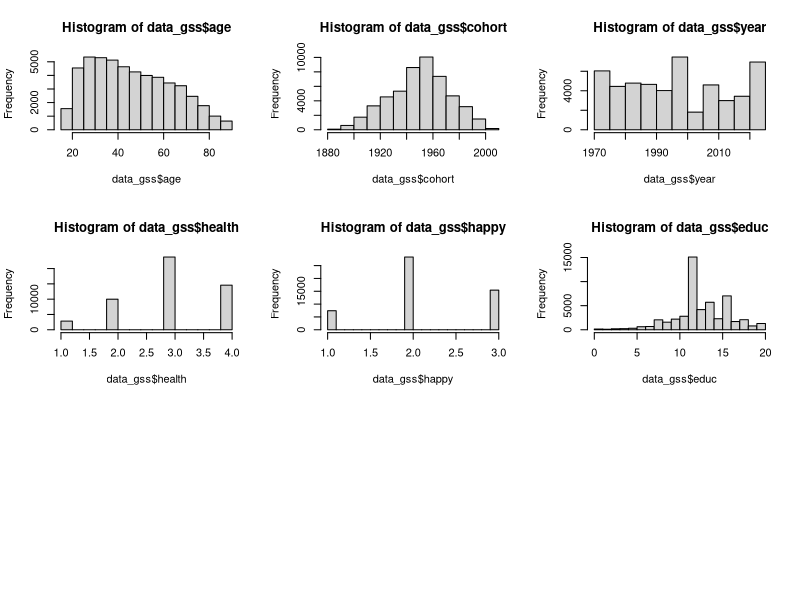
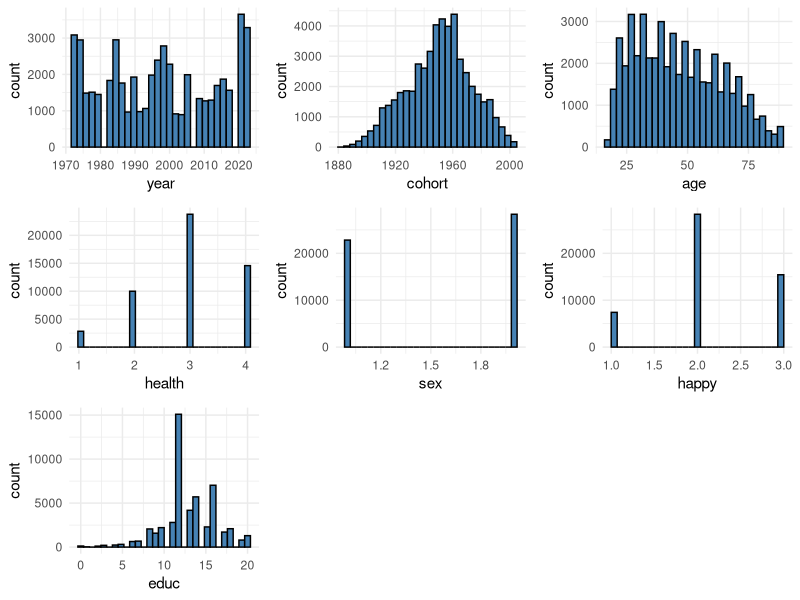
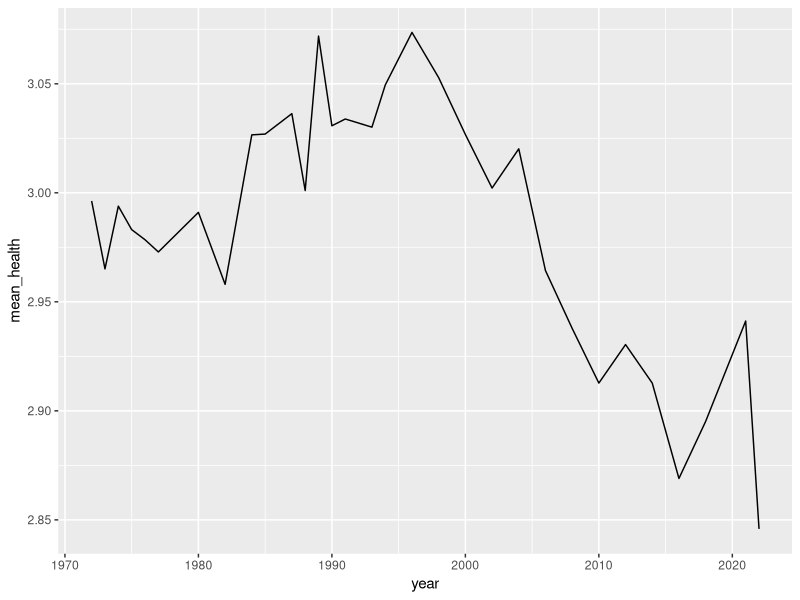
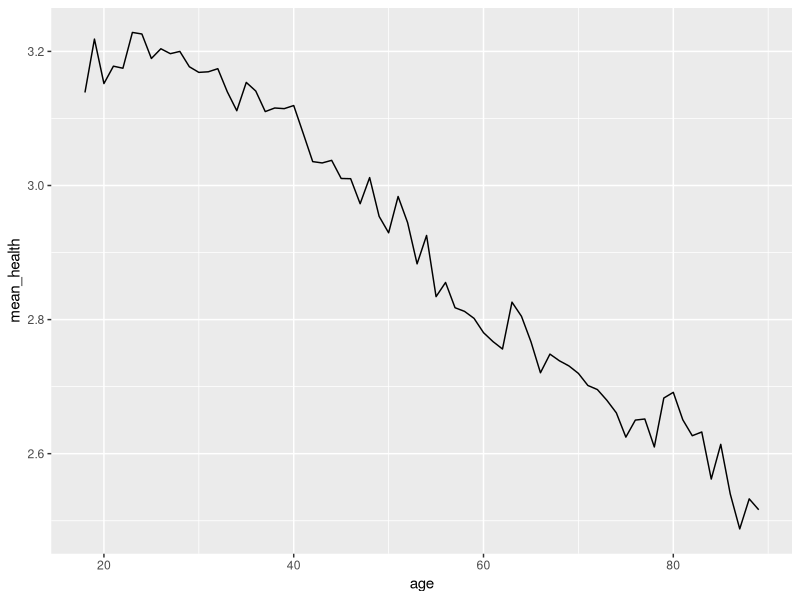
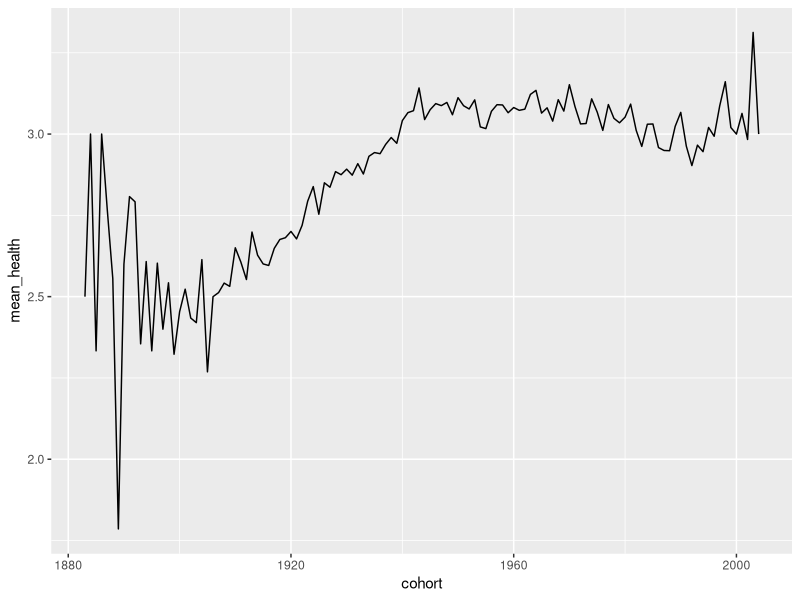
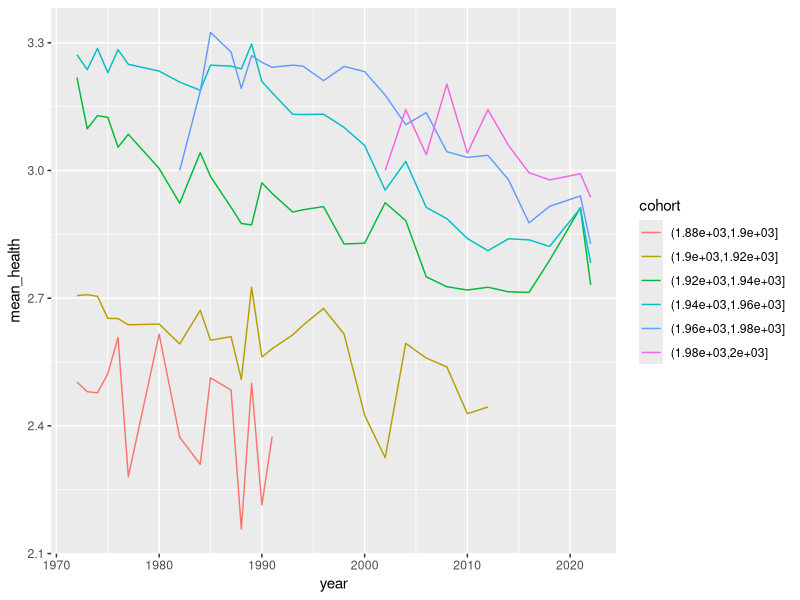
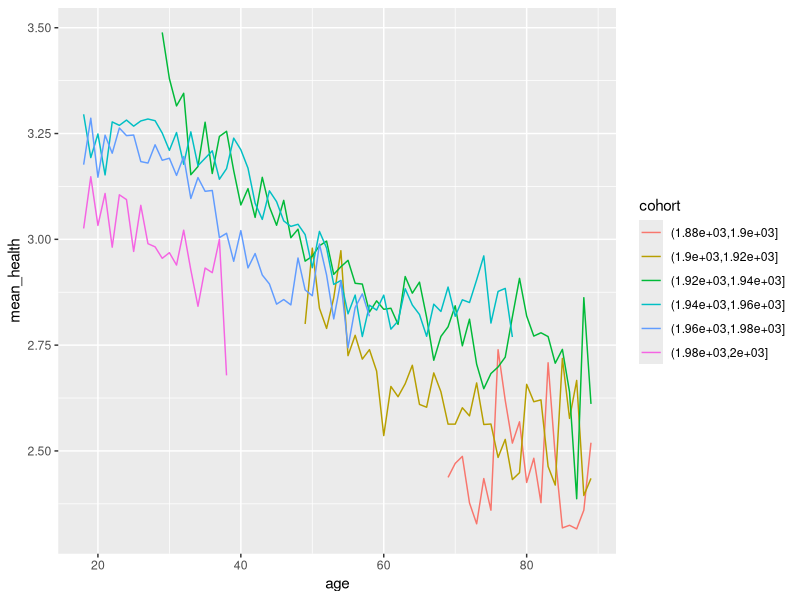

Source code (R) for these figures, in order:
## ---- chunk 1
knitr::opts_chunk$set(echo = TRUE)
library(tidyverse)
library(gridExtra)
## ---- chunk 2
data_gss <- read_csv("data/extracted_gss_variables.csv") %>% 
  filter(cohort != 9999) %>% 
  na.omit() %>% 
  mutate(health = 5 - health)  %>%  # reverse the coding so it's more intuitive (higher number for excellent, lower number for poor)
  mutate(happy = 4 - happy) # same
## ---- chunk 3

# histograms

par(mfrow=c(3,3))
hist(data_gss$age)
hist(data_gss$cohort)
hist(data_gss$year)
hist(data_gss$health)
hist(data_gss$happy)
hist(data_gss$educ)
par(mfrow=c(1,1))

# Tidyverse and flexible number of histograms

# Create list to store ggplot objects
plot_list <- list()

# Loop through column names and create plots
for (var in colnames(data_gss)) {
  if (is.numeric(data_gss[[var]])) {  # Only create histograms for numeric columns
    p <- ggplot(data_gss, aes_string(x = var)) +
      geom_histogram(bins = 30, fill = "steelblue", color = "black") +
      theme_minimal()
    
    plot_list[[var]] <- p
  }
}

# Display plots in a 3x3 grid
do.call(grid.arrange, c(plot_list, ncol = 3))


## ---- chunk 4

data_gss %>% 
  group_by(year) %>% 
  summarize(mean_health = mean(health)) %>% 
  ggplot(aes(x = year, y = mean_health)) +
  geom_line()

data_gss %>% 
  group_by(age) %>% 
  summarize(mean_health = mean(health)) %>% 
  ggplot(aes(x = age, y = mean_health)) +
  geom_line()

data_gss %>% 
  group_by(cohort) %>% 
  summarize(mean_health = mean(health)) %>% 
  ggplot(aes(x = cohort, y = mean_health)) +
  geom_line()

## ---- chunk 5

data_gss %>% 
  mutate(cohort = cut(cohort, breaks = 6)) %>% 
  group_by(year, cohort) %>% 
  summarize(mean_health = mean(health)) %>% 
  ggplot(aes(x = year, y = mean_health, color = cohort)) +
  geom_line()

data_gss %>% 
  mutate(cohort = cut(cohort, breaks = 6)) %>% 
  group_by(age, cohort) %>% 
  summarize(mean_health = mean(health)) %>% 
  ggplot(aes(x = age, y = mean_health, color = cohort)) +
  geom_line()



